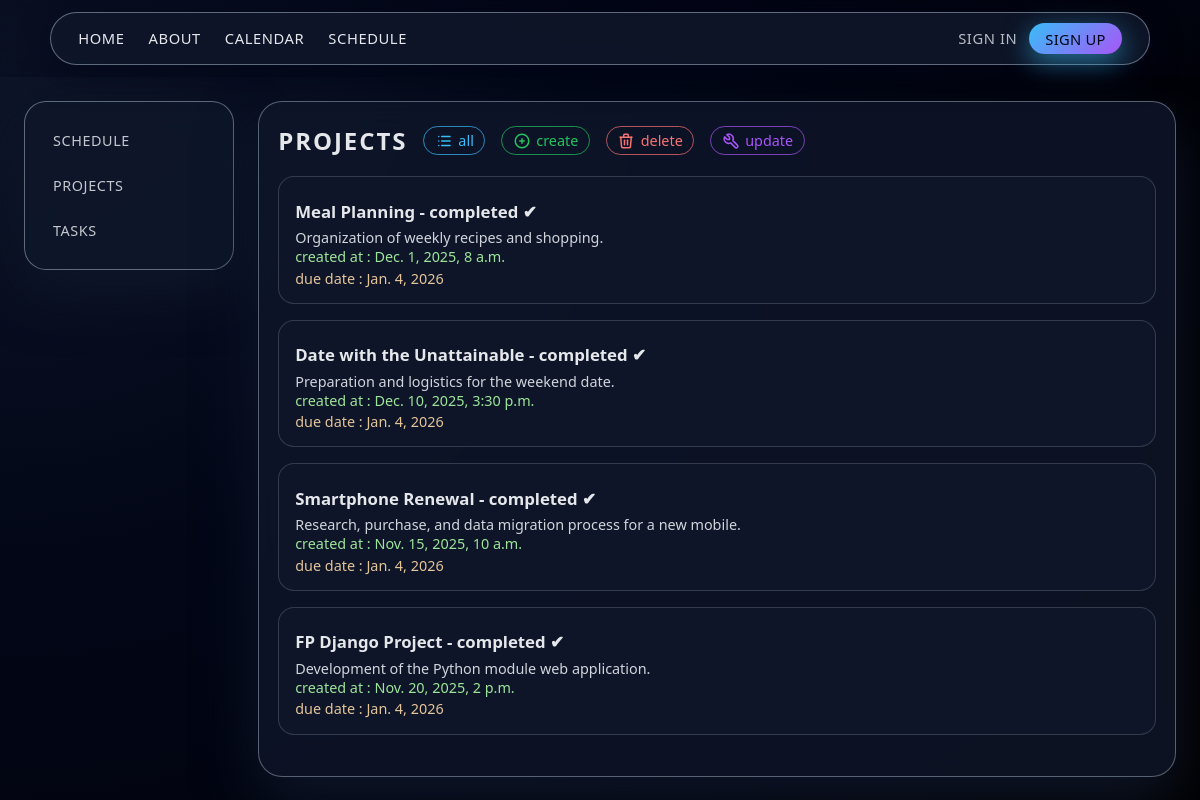
Page /schedule/projects/ on the earlier database version.
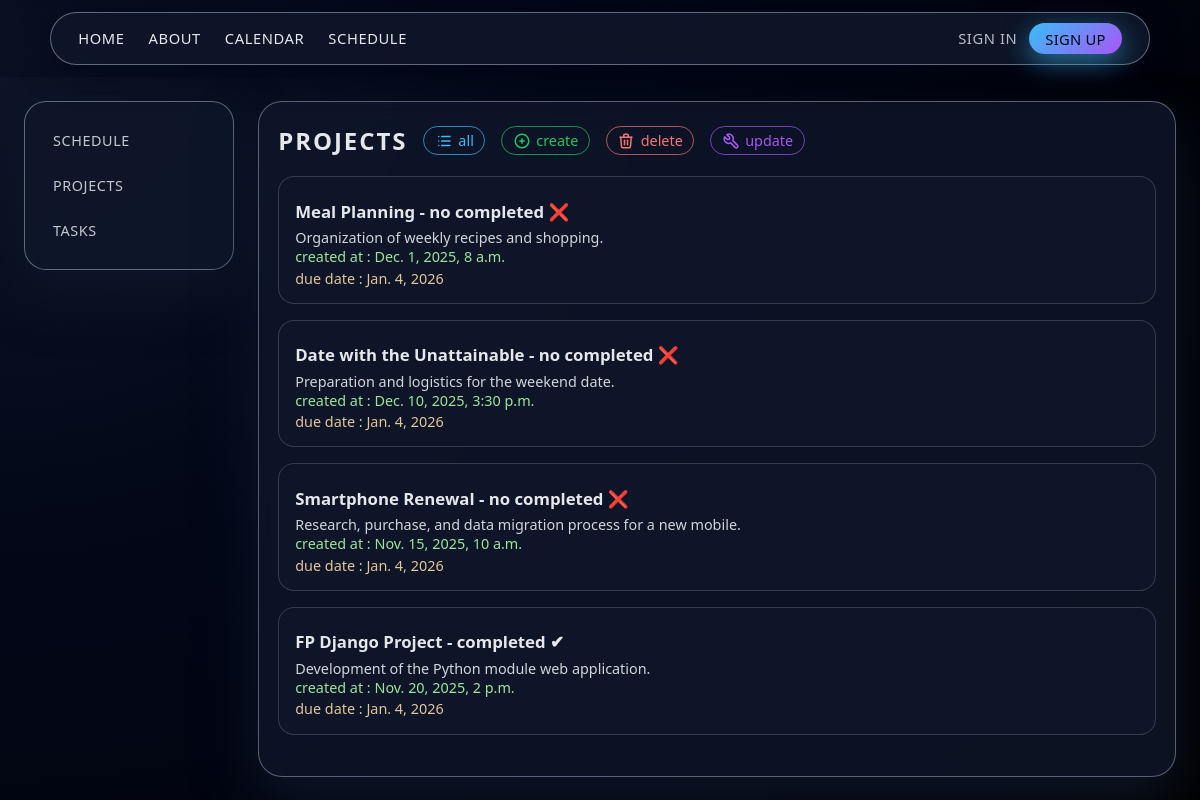
Same page on the later database version.
### myapp/models/projects.py (models this page shows)
class Project(models.Model):
    title = models.CharField(max_length=200)
    description = models.TextField()
    done = models.BooleanField(default=False)
    created_at = models.DateTimeField(auto_now_add=True)
    date = models.DateField(default=timezone.now)
    updated_at = models.DateTimeField(auto_now=True)
    profile = models.ForeignKey(Profile, on_delete=models.CASCADE)
    def __str__(self):
        return self.title

### myapp/views/projects.py (the view)
# urls.py: path('schedule/projects/',views.projects, name="project"),
def projects(request):
    description = "Apartado donde el usuario puede ver las Proyectos que tiene."
    og_title="Projects"
    og_description="Apartado donde el usuario puede ver las Proyectos que tiene."
    og_url=request.build_absolute_uri()
    og_image="https://schedulepy.nicowooow.site/static/images/logo.svg"
    if request.user.is_authenticated:
        try:
            profile = Profile.objects.get(user=request.user)
        except Profile.DoesNotExist:
            profile = None
    else:
        try:
            profile = Profile.objects.get(id=1)
        except Profile.DoesNotExist:
            profile = None
    if profile is not None:
        projects = Project.objects.filter(profile=profile)
    else:
        projects = Project.objects.none()
    print(projects)
    return render(request,'projects/projects.html',{
        "page_css": ["css/schedule-projects-tasks.css", "css/forms.css", "css/schedule.css"],
        "projects":projects,
        "og_title":og_title,
        "description":description,
        "og_description":og_description,
        "og_url":og_url,
        "og_image":og_image,
        })

### myapp/templates/projects/projects.html (shortened to what this page needs)
{% extends 'layouts/header.html' %}
{% load static %}
{% block extra_css %}
  {% if page_css %}
    {% for css in page_css %}
      <link rel="stylesheet" href="{% static css %}">
    {% endfor %}
  {% endif %}
{% endblock %}
{% block content %}
<main>
  <aside class='menu_schedule'>
    <ul>
      <li><a href="{% url 'schedule' %}">Schedule</a></li>
      <li><a href="{% url 'project' %}">Projects</a></li>
      <li><a href="{% url 'task' %}">Tasks</a></li>
    </ul>
  </aside>
  <section class='content'>
    <section>
      <h1>Projects</h1>
      <a href="{% url 'project' %}">
         <p>all</p>
      </a>
      <a href="{% url 'create_project' %}">
        <p>create</p>
      </a>
      <a href="{% url 'delete_project' %}">
        <p>delete</p>
      </a>
      <a href="{% url 'update_project' %}">
        <p>update</p>
      </a>
    </section>
    <section>
      {% block vista %}
        {% for project in projects %}
          <div class="project-card">
            <div class="project-header">
              <h1>
                {{ project.title }} -
                {% if not project.done %}no completed ❌
                {% else %}completed ✔
                {% endif %}
              </h1>
              <p>{{ project.description }}</p>
              <p class="date">created at : {{ project.created_at }}</p>
              <p class="due_date">due date : {{ project.date }}</p>
            </div>
          </div>
        {% endfor %}
      {% endblock %}
    </section>
  </section>
</main>
{% endblock %}

Differences in the rows shown:
changed Project "Meal Planning": done "completed ✔" → "no completed ❌"
changed Project "Date with the Unattainable": done "completed ✔" → "no completed ❌"
changed Project "Smartphone Renewal": done "completed ✔" → "no completed ❌"
